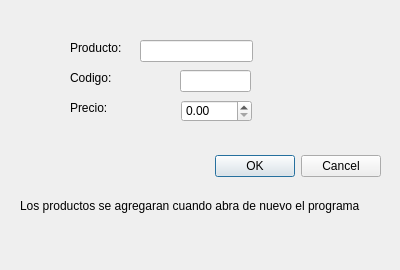
<?xml version="1.0" encoding="UTF-8"?>
<ui version="4.0">
 <class>AgregarP</class>
 <widget class="QDialog" name="AgregarP">
  <property name="geometry">
   <rect>
    <x>0</x>
    <y>0</y>
    <width>400</width>
    <height>270</height>
   </rect>
  </property>
  <property name="minimumSize">
   <size>
    <width>400</width>
    <height>270</height>
   </size>
  </property>
  <property name="maximumSize">
   <size>
    <width>400</width>
    <height>270</height>
   </size>
  </property>
  <property name="windowTitle">
   <string>Dialog</string>
  </property>
  <property name="windowIcon">
   <iconset resource="Recursos.qrc">
    <normaloff>:/Iconos/plus.png</normaloff>:/Iconos/plus.png</iconset>
  </property>
  <widget class="QDialogButtonBox" name="bmtAgregarNuevo">
   <property name="geometry">
    <rect>
     <x>40</x>
     <y>150</y>
     <width>341</width>
     <height>32</height>
    </rect>
   </property>
   <property name="orientation">
    <enum>Qt::Horizontal</enum>
   </property>
   <property name="standardButtons">
    <set>QDialogButtonBox::Cancel|QDialogButtonBox::Ok</set>
   </property>
  </widget>
  <widget class="QLabel" name="label">
   <property name="geometry">
    <rect>
     <x>70</x>
     <y>40</y>
     <width>55</width>
     <height>16</height>
    </rect>
   </property>
   <property name="text">
    <string>Producto:</string>
   </property>
  </widget>
  <widget class="QLabel" name="label_2">
   <property name="geometry">
    <rect>
     <x>70</x>
     <y>100</y>
     <width>55</width>
     <height>16</height>
    </rect>
   </property>
   <property name="text">
    <string>Precio:</string>
   </property>
  </widget>
  <widget class="QLineEdit" name="inNuevoProducto">
   <property name="geometry">
    <rect>
     <x>140</x>
     <y>40</y>
     <width>113</width>
     <height>22</height>
    </rect>
   </property>
  </widget>
  <widget class="QDoubleSpinBox" name="inNuevoPrecio">
   <property name="geometry">
    <rect>
     <x>181</x>
     <y>100</y>
     <width>71</width>
     <height>22</height>
    </rect>
   </property>
  </widget>
  <widget class="QLabel" name="label_3">
   <property name="geometry">
    <rect>
     <x>70</x>
     <y>70</y>
     <width>55</width>
     <height>16</height>
    </rect>
   </property>
   <property name="text">
    <string>Codigo:</string>
   </property>
  </widget>
  <widget class="QLineEdit" name="inNuevoCodigo">
   <property name="geometry">
    <rect>
     <x>180</x>
     <y>70</y>
     <width>71</width>
     <height>22</height>
    </rect>
   </property>
  </widget>
  <widget class="QLabel" name="label_4">
   <property name="geometry">
    <rect>
     <x>20</x>
     <y>190</y>
     <width>371</width>
     <height>31</height>
    </rect>
   </property>
   <property name="text">
    <string>Los productos se agregaran cuando abra de nuevo el programa</string>
   </property>
  </widget>
 </widget>
 <resources>
  <include location="Recursos.qrc"/>
 </resources>
 <connections>
  <connection>
   <sender>bmtAgregarNuevo</sender>
   <signal>accepted()</signal>
   <receiver>AgregarP</receiver>
   <slot>accept()</slot>
   <hints>
    <hint type="sourcelabel">
     <x>248</x>
     <y>254</y>
    </hint>
    <hint type="destinationlabel">
     <x>157</x>
     <y>274</y>
    </hint>
   </hints>
  </connection>
  <connection>
   <sender>bmtAgregarNuevo</sender>
   <signal>rejected()</signal>
   <receiver>AgregarP</receiver>
   <slot>reject()</slot>
   <hints>
    <hint type="sourcelabel">
     <x>316</x>
     <y>260</y>
    </hint>
    <hint type="destinationlabel">
     <x>286</x>
     <y>274</y>
    </hint>
   </hints>
  </connection>
 </connections>
</ui>
